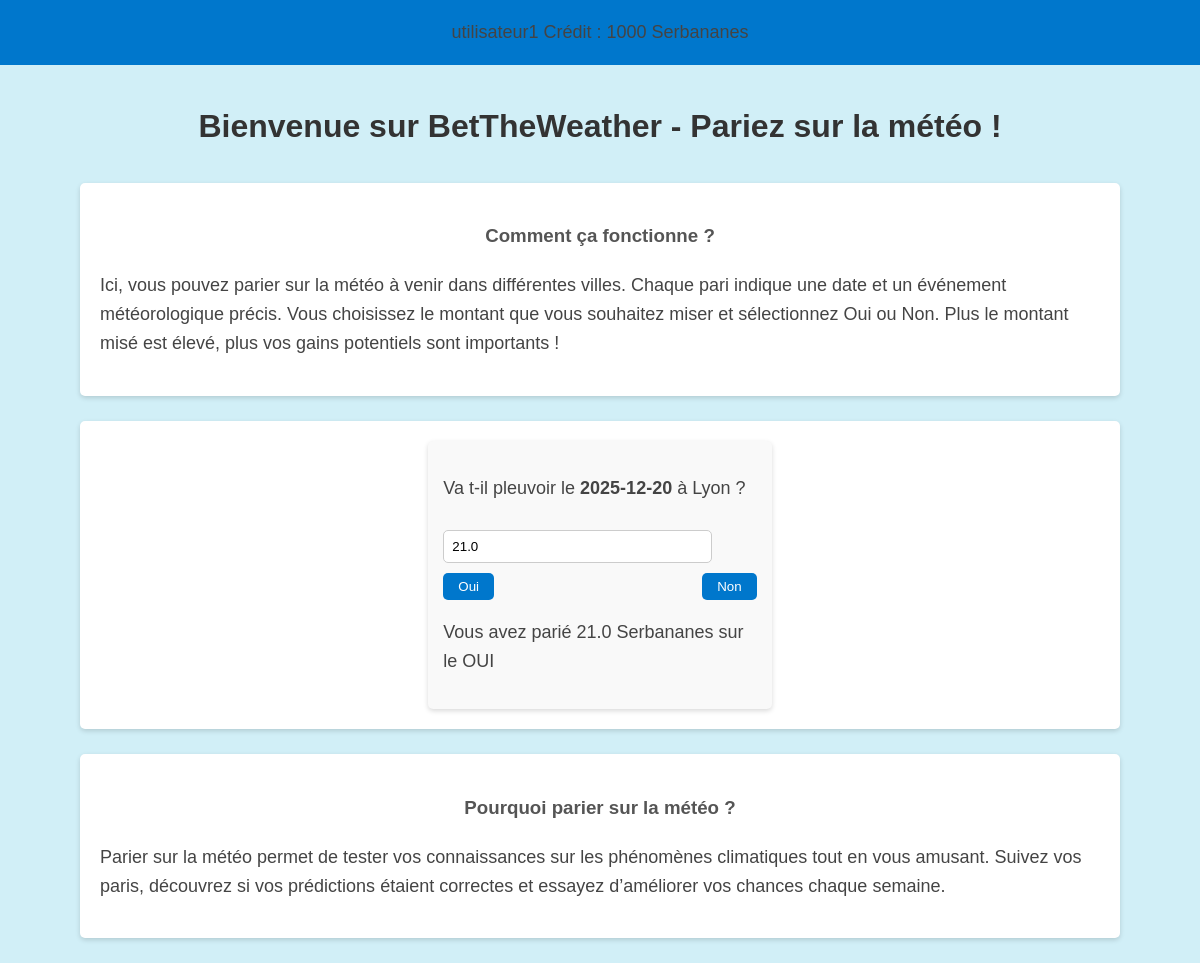
Before: / (signed in) with the older database file.
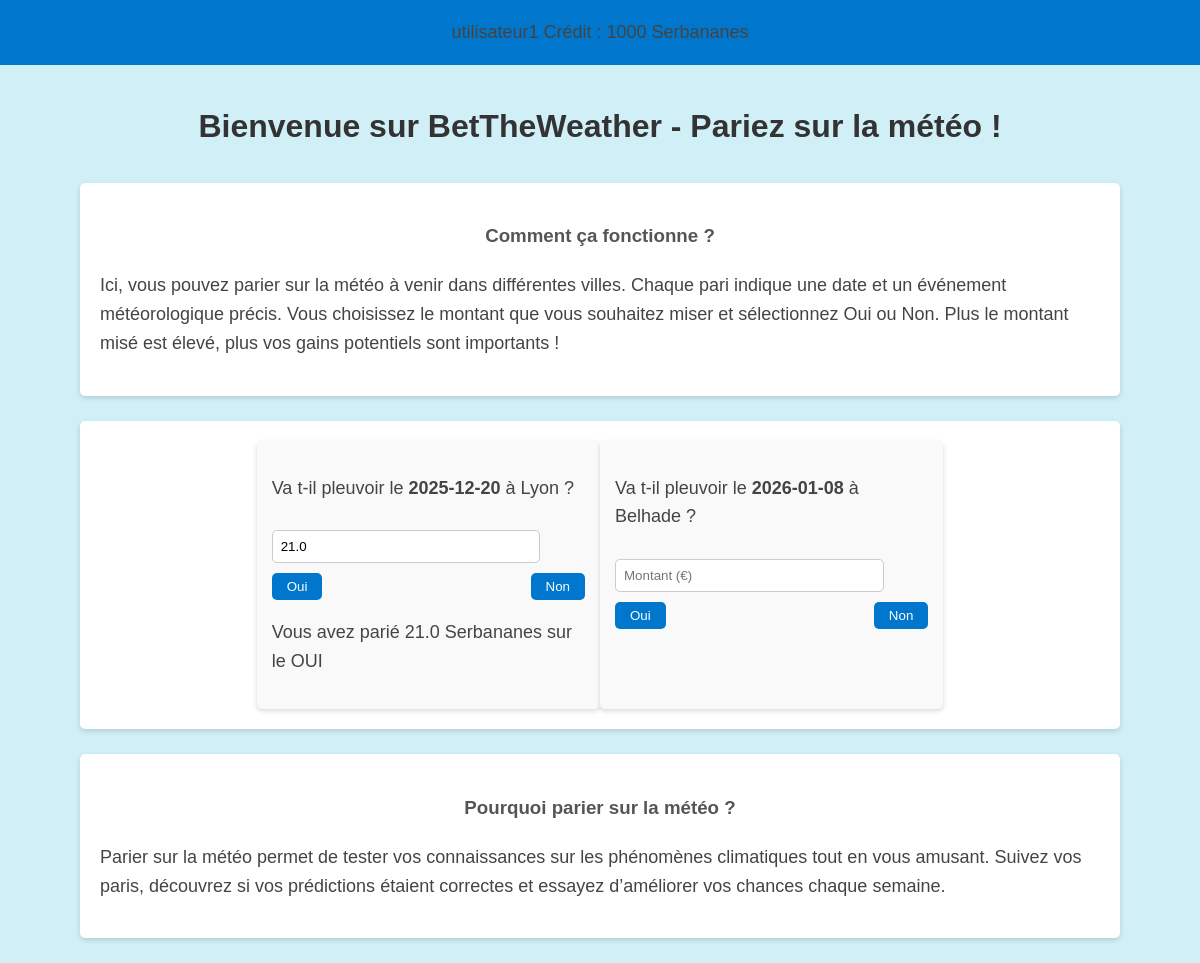
After: the same page with the newer database file.
### tables this page shows
CREATE TABLE users (
    id INTEGER PRIMARY KEY AUTOINCREMENT,
    username TEXT ,
    password TEXT,
    montant INTEGER
);

CREATE TABLE "paris" (
	"id"	INTEGER,
	"user_id"	INTEGER,
	"date"	TEXT,
	"valeur"	REAL,
	"lieu"	TEXT,
	"status"	INTEGER,
	PRIMARY KEY("id" AUTOINCREMENT),
	FOREIGN KEY("user_id") REFERENCES "users"("id")
);

### app.py (the view, shortened to what this page needs)
@app.route("/", methods=["GET", "POST"])
def home():
    if "user" not in session:
        return redirect(url_for("login"))
    user_id = session["user_id"]
    paris_list = get_paris_for_user(user_id)
    user = get_user_by_id(user_id)
    return render_template(
        "frontendtest1.html",
        paris=paris_list,
        username=user[0],
        credit=user[1]
    )

### app.py (called while the page is built)
def get_user_by_id(user_id):
    conn = sqlite3.connect("database.db")
    c = conn.cursor()
    c.execute("SELECT username, montant FROM users WHERE id = ?", (user_id,))
    user = c.fetchone()
    conn.close()
    return user

def get_paris_for_user(user_id):
    conn = sqlite3.connect("database.db")
    c = conn.cursor()
    c.execute("""
        SELECT id, date, lieu, valeur, status
        FROM paris
        WHERE user_id = ?
        ORDER BY date
    """, (user_id,))
    paris = c.fetchall()
    conn.close()
    return paris

### templates/frontendtest1.html (shortened to what this page needs)
<!DOCTYPE html>
<html lang="fr">
<head>
    <link rel="stylesheet" href="{{ url_for('static', filename='style.css') }}">
</head>
<body>
<header class="main-header">
    <p> {{ username }} Crédit : {{ credit }} Serbananes</p>
</header>
<div class="header-space"></div>
<h1>Bienvenue sur BetTheWeather - Pariez sur la météo !</h1>
<section class="page-cyberfolio">
    <div class="page-info">
        <h3>Comment ça fonctionne ?</h3>
        <p>
            Ici, vous pouvez parier sur la météo à venir dans différentes villes. Chaque pari indique une date et un événement météorologique précis.
            Vous choisissez le montant que vous souhaitez miser et sélectionnez Oui ou Non. Plus le montant misé est élevé, plus vos gains potentiels sont importants !
        </p>
    </div>
</section>
<section class="page-cyberfolio">
{% for pari in paris %}
<div class="paris-card">
    <p>Va t-il pleuvoir le <strong>{{ pari[1] }}</strong> à  {{ pari[2] }} ?</p>
    <form class="bet-form" method="post" action="{{ url_for('home') }}">
        <input type="number" name="amount" placeholder="Montant (€)" min="1" value="{{ pari[3] or '' }}" required>
        <div class="bet-buttons">
            <button type="submit" name="choice" value="oui" {% if pari[4] != 0 %}disabled{% endif %}>Oui</button>
            <button type="submit" name="choice" value="non" {% if pari[4] != 0 %}disabled{% endif %}>Non</button>
        </div>
        {% if pari[4] == 1 %}
        <p>Vous avez parié {{ pari [3]}} Serbananes sur le OUI</p>
        {% elif pari[4] == 2 %}
        <p>Vous avez parié {{ pari [3] }} Serbananes sur le NON</p>
        {% endif %}
    </form>
</div>
{% endfor %}
</section>
<section class="page-cyberfolio">
    <div class="page-info">
        <h3>Pourquoi parier sur la météo ?</h3>
        <p>
            Parier sur la météo permet de tester vos connaissances sur les phénomènes climatiques tout en vous amusant.
            Suivez vos paris, découvrez si vos prédictions étaient correctes et essayez d’améliorer vos chances chaque semaine.
        </p>
    </div>
</section>
</body>
</html>

### static/style.css (style rules this page uses)
body { font-family: Arial, sans-serif; line-height: 1.6; margin: 20px; background-color: #d1eff7; }
h1 { color: #333; text-align: center; margin-bottom: 30px; }
h2,h3,h5,h6 { color: #555; text-align: center; margin-bottom: 20px; }
p { color: #444; font-size: 18px; }
.main-header { position: fixed; top: 0; left: 0; width: 100%; background-color: #0077cc; display: flex; justify-content: center; align-items: center; height: auto; z-index: 100; }
.header-space { height: 60px; }
.page-cyberfolio { display: flex; justify-content: center; background-color: white; padding: 20px; margin: 25px auto; max-width: 1000px; border-radius: 5px; box-shadow: 0 2px 5px rgba(0,0,0,0.15); flex-wrap: wrap; }
.page-info { width: 100%; }
.paris-card { background-color: #f9f9f9; padding: 15px; border-radius: 5px; width: calc(25% - 20px); box-shadow: 0 2px 5px rgba(0,0,0,0.15); }
.bet-form input[type="number"] { width: 80%; padding: 8px; margin: 10px 0; border-radius: 5px; border: 1px solid #ccc; }
.bet-buttons { display: flex; justify-content: space-between; }
.bet-buttons button { padding: 6px 15px; border: none; border-radius: 5px; cursor: pointer; background-color: #0077cc; color: white; }
@media (max-width: 1200px) { .paris-card { width: calc(33.33% - 20px); } }

Changed rows visible on the page:
added paris: date "2026-01-08", lieu "Belhade"
